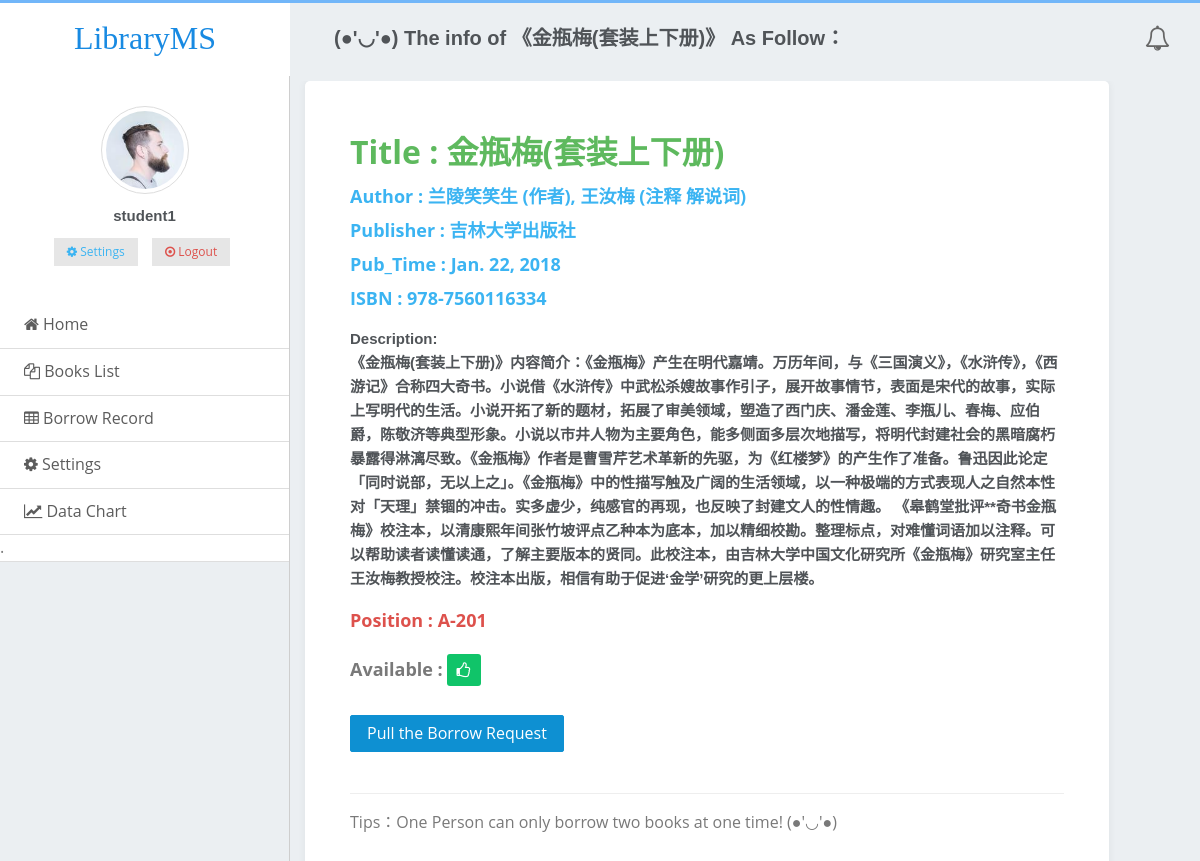
Page /book/2 (signed in) on the committed database.
### LMS/models.py (models this page shows, shortened)
class Book(models.Model):
    id = models.AutoField(auto_created=True, primary_key=True, serialize=False, verbose_name='Book_ID')
    Available = models.BooleanField(default=1)
    Title = models.CharField(max_length=64,default='')
    Author = models.CharField(max_length=32, default='')
    ISBN = models.CharField(max_length=32, default='')
    Publisher = models.CharField(max_length=32, default='')
    Pub_Time = models.DateField(null=True)
    Pages = models.IntegerField(null=True)
    Description = models.TextField(null=True)
    Position = models.CharField(max_length=8, default='A-101')

### LMS/views.py (the view)
# urls.py: url(r'^book/(?P<book_id>[0-9]+)$', views.book_page,name='book_page'),
def book_page(request,book_id):
    if "reader_id" not in request.session:
        return render(request, 'login.html', {'line': 'Please login first!'})
    book = Book.objects.get(pk=book_id)
    return render(request,'book_page.html',{'book':book})

### LMS/templates/book_page.html (shortened to what this page needs)
<!DOCTYPE html>
<html>
	<head>
		<link rel="stylesheet" href="/static/assets/css/amazeui.css" />
		<link rel="stylesheet" href="//maxcdn.bootstrapcdn.com/font-awesome/4.3.0/css/font-awesome.min.css">
		<link rel="stylesheet" href="/static/assets/css/core.css" />
		<link rel="stylesheet" href="/static/assets/css/menu.css" />
		<link rel="stylesheet" href="/static/assets/css/index.css" />
		<link rel="stylesheet" href="/static/assets/css/admin.css" />
		<link rel="stylesheet" href="/static/assets/css/page/typography.css" />
		<link rel="stylesheet" href="/static/assets/css/page/form.css" />
	</head>
	<body>
		<header class="am-topbar am-topbar-fixed-top">
			<div class="am-topbar-left am-hide-sm-only">
                <a href="{% url 'index' %}" class="logo">Library<span>MS</span></span></a>
            </div>
			<div class="contain">
				<ul class="am-nav am-navbar-nav am-navbar-left">
					<li><h4 class="page-title">(●'◡'●) The info of 《{{ book.Title }}》 As Follow：  </h4></li>
				</ul>
				<ul class="am-nav am-navbar-nav am-navbar-right">
					<li class="inform"><i class="am-icon-bell-o" aria-hidden="true"></i></li>
				</ul>
			</div>
		</header>
		<div class="admin">
            <div class="admin-sidebar am-offcanvas  am-padding-0" id="admin-offcanvas">
            <div class="am-offcanvas-bar admin-offcanvas-bar">
                <div class="user-box am-hide-sm-only">
                    <div class="user-img">
                        <img src="/static/assets/img/avatar-1.jpg" alt="user-img" title="user_img" class="img-circle img-thumbnail img-responsive">
                    </div>
                    <h5>{{request.session.reader_name}}</h5>
                    <ul class="list-inline">
                        <li>
                            <a href="{% url 'index' %}">
                                <button class="am-btn am-btn-default am-btn-xs am-text-secondary"><span class="fa fa-cog"> </span> Settings</button>
                            </a>
                        </li>
                        <li>
                            <a href="{% url 'logout_action' %}">
                                <button class="am-btn am-btn-default am-btn-xs am-text-danger am-hide-sm-only"><span class="am-icon-dot-circle-o"> </span> Logout </button>
                            </a>
                        </li>
                    </ul>
                </div>
                 <ul class="am-list admin-sidebar-list">
                    <li><a href="{% url 'index' %}"><span class="am-icon-home"></span>  Home </a></li>
                     <li><a href="{% url 'bookslist' %}"><span class="am-icon-copy"></span>  Books List </a></li>
                    <li><a href="{% url 'record_page' %}"><span class="am-icon-table"></span>  Borrow Record </a></li>
                    <li><a href=""><span class="fa fa-cog"></span>  Settings </a></li>
                     <li><a href=""><span class="am-icon-line-chart"></span>  Data Chart </a></li>
                     <li>.  </li>
                  </ul>
            </div>
          </div>
		    <div class="content-page">
			<div class="am-g">
				<div class="am-u-md-11">
					<div class="card-box">
						<div class="am-form-success">
							    <label><font size = "6">Title  : {{ book.Title }}</font></label>
                        </div>
						<div class="am-btn-xs am-text-secondary">
							    <label><font size = "4">Author : {{ book.Author }}</font></label>
                                <br>
                                <label><font size = "4">Publisher : {{ book.Publisher }}</font></label>
                                <br>
                                <label><font size = "4">Pub_Time : {{ book.Pub_Time }}</font></label>
                                <br>
                                <label><font size = "4">ISBN : {{ book.ISBN }}</font></label>
                        </div>
                        <div class="am-form-group am-form-success">
                             <h5>Description:<br>  {{ book.Description }}</h5>
                        </div>
                         <div class="am-form-group am-form-error">
							    <label><font size = "4">Position : {{ book.Position }}</font></label>
                        </div>
                        <div>
                             <label><font size = "4">Available : </font></label>
                                {% if book.Available   %}
                                    <span class="label label-success"><i class="am-icon-thumbs-o-up"></i></span>
                                    <form action="{% url 'borrow_action' %}" method="POST">
                                         <br>
                                        <input type="submit" value="Pull the Borrow Request" class="am-btn am-btn-primary am-radius"><br>
                                    </form>
                                {% else %}
                                   <span class="label label-danger"><i class="am-icon-close"></i></span>
                                {% endif %}
                        </div>
                        <div  class="am-form-group am-form-error">
                        </div>
                        <hr />
                        <p>Tips：One Person can only borrow two books at one time! (●'◡'●)</p>
					</div>
				</div>
            </div>
            </div>
        </div>
	</body>
</html>

### LMS/static/assets/css/core.css (style rules this page uses)
body { background: #ebeff2; font-family: "open sans","Helvetica Neue",Helvetica,Arial,sans-serif; margin: 0; overflow-x: hidden; color: #797979; height: 100%; }
html { position: relative; height: 100%; background: #ebeff2; }
h1, h2, h3, h4, h5, h6 { color: #505458; font-family: 'Karla', sans-serif; margin: 10px 0; }
h4 { line-height: 22px; }
h5 { font-size: 15px; }
p { line-height: 1.6; }
* { outline: none !important; }
.page-title { font-size: 20px; font-weight: 600; margin-bottom: 0px; margin-top: 0px; line-height: 70px; }
.card-box { padding: 45px; box-shadow: 0 0px 8px 0 rgba(0, 0, 0, 0.06), 0 1px 0px 0 rgba(0, 0, 0, 0.02); -webkit-border-radius: 5px; border-radius: 5px; -moz-border-radius: 5px; background-clip: padding-box; margin-bottom: 20px; background-color: #ffffff; }
.img-thumbnail { border: 1px solid #EBEFF2; }
.label { font-weight: 500; letter-spacing: 0.05em; padding: .3em .6em .3em; color: #fff; border-radius: 3px; }
.label-success { background-color: #10c469; }

### LMS/static/assets/css/menu.css (style rules this page uses)
.am-topbar { border-top: 3px solid #71b6f9; background: none; border-bottom: none; }
.am-topbar .am-topbar-left { background: #ffffff; float: left; text-align: center; height: 73px; position: relative; width: 290px; z-index: 1; }
.am-navbar-left { float: left; }
.am-topbar .am-topbar-left .logo { line-height: 70px; }
.logo { color: #188ae2 !important; font-size: 32px; font-family: 'Rancho', cursive; }
.page-title { font-size: 20px; font-weight: 600; margin-bottom: 0px; margin-top: 0px; line-height: 70px; margin-left: 44px; }
.am-navbar-right { float: right!important; margin-right: 30px; margin-top: 10px; }
.am-navbar-right li { float: left; }
.inform { line-height: 40px; }
.admin { width: 100%; height: 100%; }
.admin .am-g { padding-left: 0; padding-right: 0; }
.user-box { text-align: center; padding: 30px 0px 20px 0px; background: #fff; }
.user-box .user-img { position: relative; height: 88px; width: 88px; margin: 0px auto; }
.img-thumbnail { border: 1px solid #EBEFF2; }
.img-circle { border-radius: 50%; }
.img-thumbnail { display: inline-block; max-width: 100%; height: auto; padding: 4px; line-height: 1.42857143; background-color: #fff; border: 1px solid #ddd; border-radius: 4px; -webkit-transition: all .2s ease-in-out; -o-transition: all .2s ease-in-out; transition: all .2s ease-in-out; border-radius: 50%; }
.list-inline { padding-left: 0; margin-left: -5px; list-style: none; }
.list-inline>li { display: inline-block; padding-right: 5px; padding-left: 5px; }
.user-box ul li a { color: #98a6ad; }
.inform { font-size: 25px; line-height: 48px; }
.content-page { overflow: auto; margin-top: 30px; }
.am-g { padding-right: 15px; padding-left: 15px; margin-right: auto; margin-left: auto; }
.contain { overflow: hidden; }
.admin { width: 100%; height: 100%; display: flex; display: -webkit-flex; }
.admin-sidebar { float: left; }
.content-page { flex: 1; -webkit-flex: 1; }

### LMS/static/assets/css/admin.css (style rules this page uses)
html, body { height: 100%; overflow: hidden; }
ul { margin-top: 0; }
.admin-sidebar { width: 260px; min-height: 100%; float: left; border-right: 1px solid #cecece; }
.admin-sidebar-list { margin-bottom: 0; }
.admin-sidebar-list li a { color: #5c5c5c; padding-left: 24px; }
.admin-sidebar-list li:first-child { border-top: none; }
.admin-content, .admin-sidebar { height: 100%; overflow-x: hidden; overflow-y: scroll; -webkit-overflow-scrolling: touch; }
@media only screen and (min-width: 641px) { .admin-sidebar { display: block; position: static; background: none; width: 290px; margin-top: 25px; } }
@media only screen and (min-width: 641px) { .admin-offcanvas-bar { position: static; width: auto; background: none; -webkit-transform: translate3d(0, 0, 0); -ms-transform: translate3d(0, 0, 0); transform: translate3d(0, 0, 0); overflow-y: visible; min-height: 100%; } }
@media only screen and (min-width: 641px) { .admin-offcanvas-bar:after { content: none; } }

### LMS/static/assets/css/page/form.css (style rules this page uses)
.logo { color: #188ae2 !important; font-size: 32px; font-family: 'Rancho', cursive; text-decoration: none; }

### rows in the picture
Book: Title "金瓶梅(套装上下册)", Author "兰陵笑笑生 (作者), 王汝梅 (注释 解说词)", Publisher "吉林大学出版社", Pub_Time "Jan. 22, 2018", ISBN "978-7560116334", Description "《金瓶梅(套装上下册)》内容简介：《金瓶梅》产生在明代嘉靖。万历年间，与《三国演义》，《水浒传》，《西游记》合称四大奇书。小说借《水浒传》中武松杀嫂故事作引子，展开故事情节，表面是宋代的故事，实际上写明代的生活。小说开拓了新的题材，拓展了审美领域，塑造了西门庆、潘金莲、李瓶儿、春梅、应伯爵，陈敬济等典型形象。小说以市井人物为主要角色，能多侧面多层次地描写，将明代封建社会的黑暗腐朽暴露得淋漓尽致。《金瓶梅》作者是曹雪芹艺术革新的先驱，为《红楼梦》的产生作了准备。鲁迅因此论定「同时说部，无以上之」。《金瓶梅》中的性描写触及广阔的生活领域，以一种极端的方式表现人之自然本性对「天理」禁锢的冲击。实多虚少，纯感官的再现，也反映了封建文人的性情趣。 《皋鹤堂批评**奇书金瓶梅》校注本，以清康熙年间张竹坡评点乙种本为底本，加以精细校勘。整理标点，对难懂词语加以注释。可以帮助读者读懂读通，了解主要版本的贤同。此校注本，由吉林大学中国文化研究所《金瓶梅》研究室主任王汝梅教授校注。校注本出版，相信有助于促进‘金学’研究的更上层楼。", Position "A-201"

### other values in the picture
{{ request.session.reader_name }} "student1"
